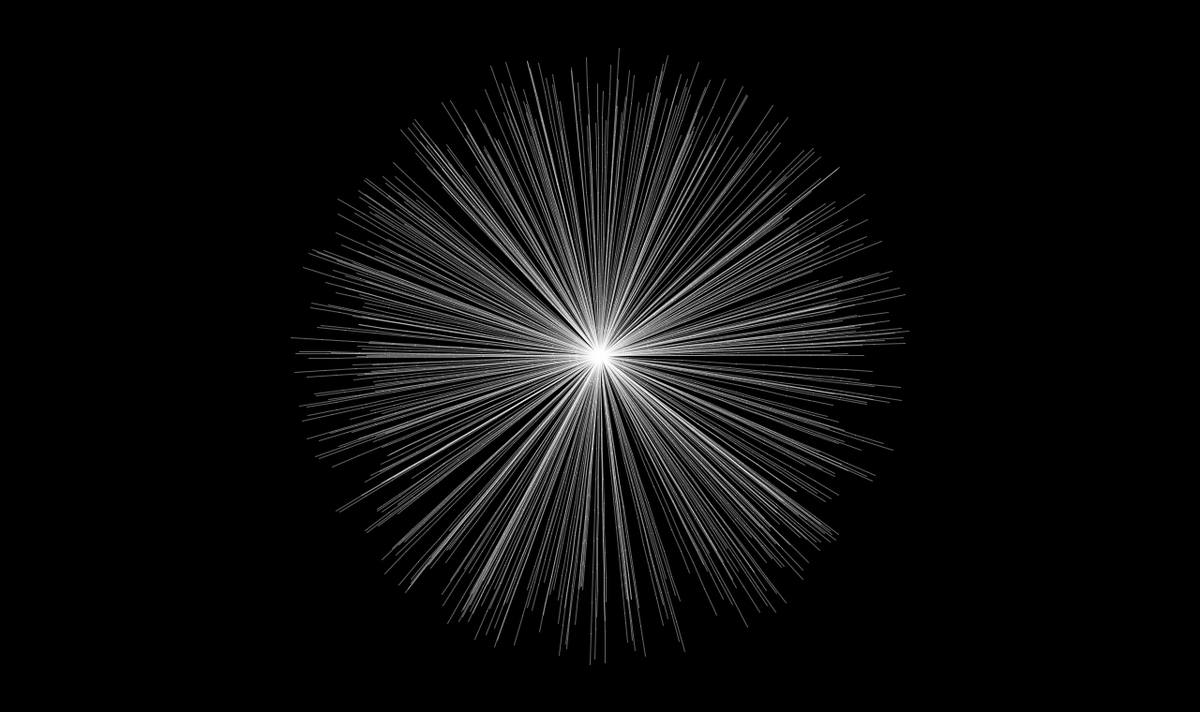
Frame 1 (no input)
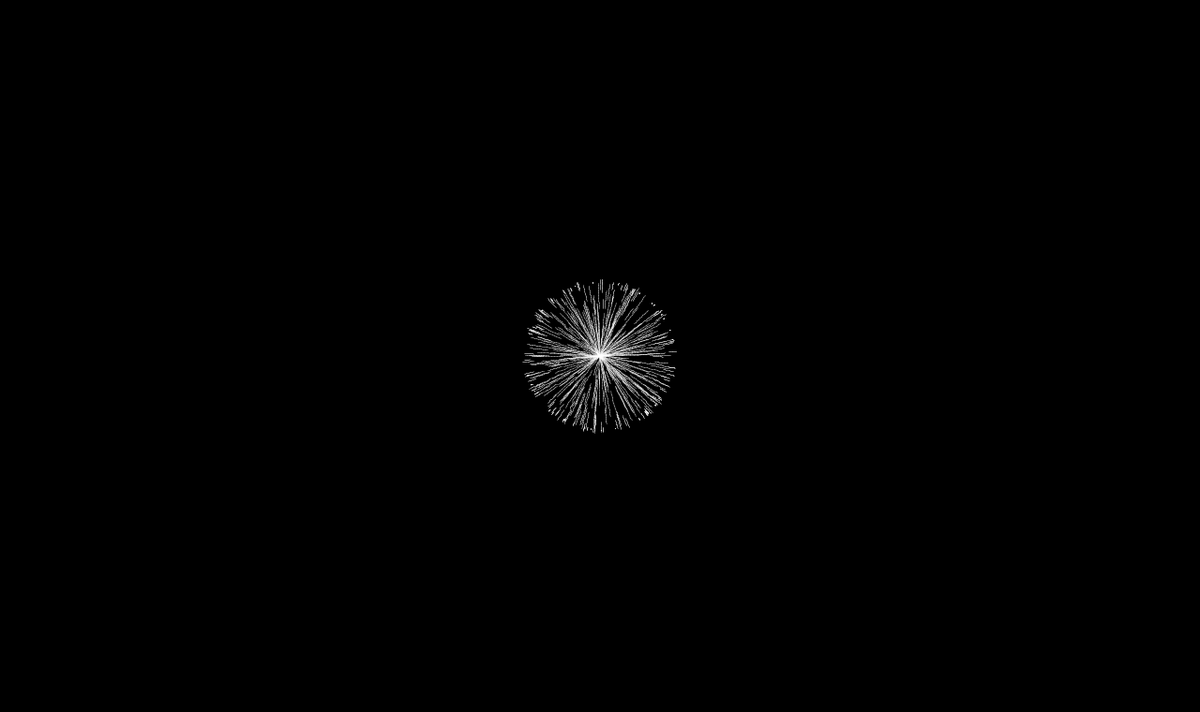
Frame 60 (the mouse pressed at the canvas centre just before this capture)
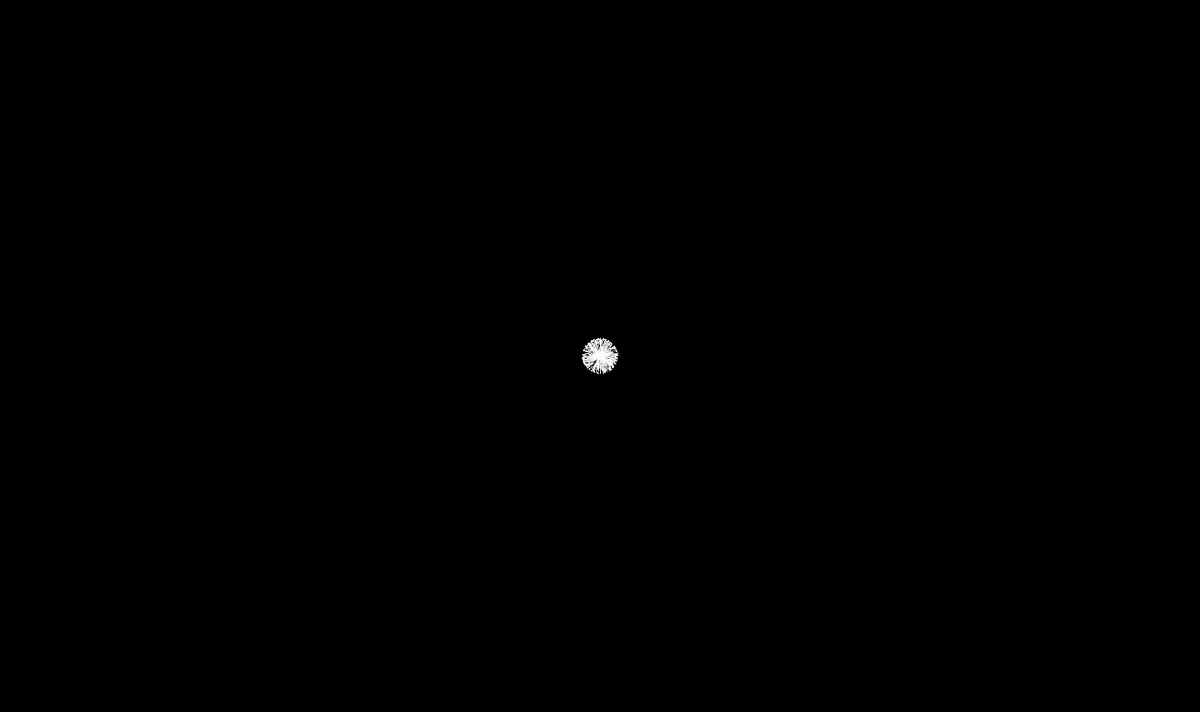
Frame 120 (the mouse held since frame 60 and released just before this capture)

The Processing sketch that drew these frames (run headless with seeded random() and noise(); from frame 60 on, the mouse is pressed at the canvas centre):

// Processing sketch: sketch_1_13_LONG
// ── sketch_1_13_LONG.pde
int p_num = 500;
particle particles[];
PVector mouse, diff_mouse;

void setup() {
  size(1280, 760);
  cursor(HAND);
  particles = new particle[p_num];
  for (int i = 0; i < p_num; i++) {
    particles[i] = new particle();
  }
  mouse = new PVector(width/2, height/2);
  diff_mouse = new PVector(0,0);
}

void draw() {
  background(0);
  if (mouseX != 0) {
    diff_mouse = new PVector(mouseX, mouseY).sub(mouse).mult(1.5);
  }

  mouse.add(diff_mouse);
  for (int i = 0; i < p_num; i++) {
    particles[i].render();
  }
}

class particle {
  PVector pos, vel, prevPos;
  float thold = 30, spd_ctrl = 1.05, drag = 0.01, w, div = 0.1, r = 0.45*height;
  
  particle() {
    float theta = random(-PI,PI);
    pos = new PVector(0.5*width+ r*sin(theta), 0.5*height+ r*cos(theta));
    vel = new PVector(0, 0);
    prevPos = new PVector(width/2, height/2);
    w = random(0.1*thold, thold);
  }
  void render() {
    update();
    display();
    updatePos();
  }

  void update() {
    vel.div(spd_ctrl);
    PVector diff_vel = PVector.sub(mouse, pos).mult(drag*w);
    vel.add(diff_vel);
    //vel.x += diff_vel.x;
    //vel.y += diff_vel.y;
    pos.add(vel);
    //pos.x += vel.x;
    //pos.y += vel.y;
  }

  void display() {
    //line(pos.x, pos.y, prevPos.x, prevPos.y);
    for (float i = 0; i < 1; i+= div) {
      PVector prevP = PVector.lerp(pos, prevPos, i);
      PVector p = PVector.lerp(pos, prevPos, i+div);
      stroke(255, 100);
      line(prevP.x, prevP.y, p.x, p.y);
    }
  }

  void updatePos() {
    prevPos.x = pos.x;
    prevPos.y = pos.y;
  }
}
